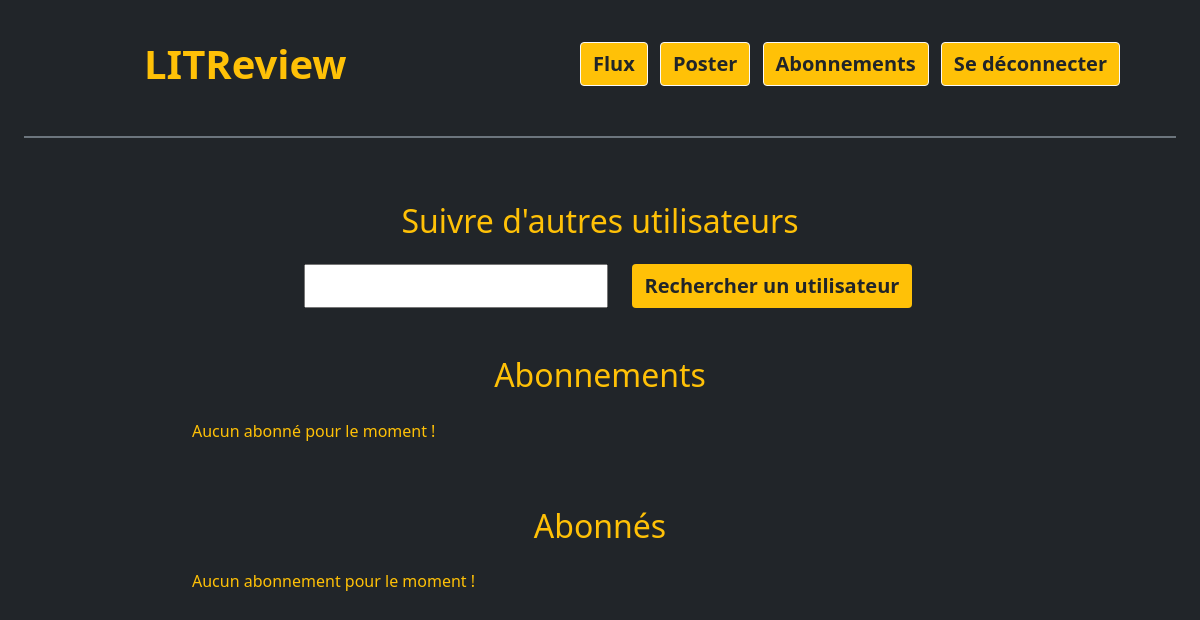
The page /reviews/subscriptions (signed in) on the database as committed earlier.
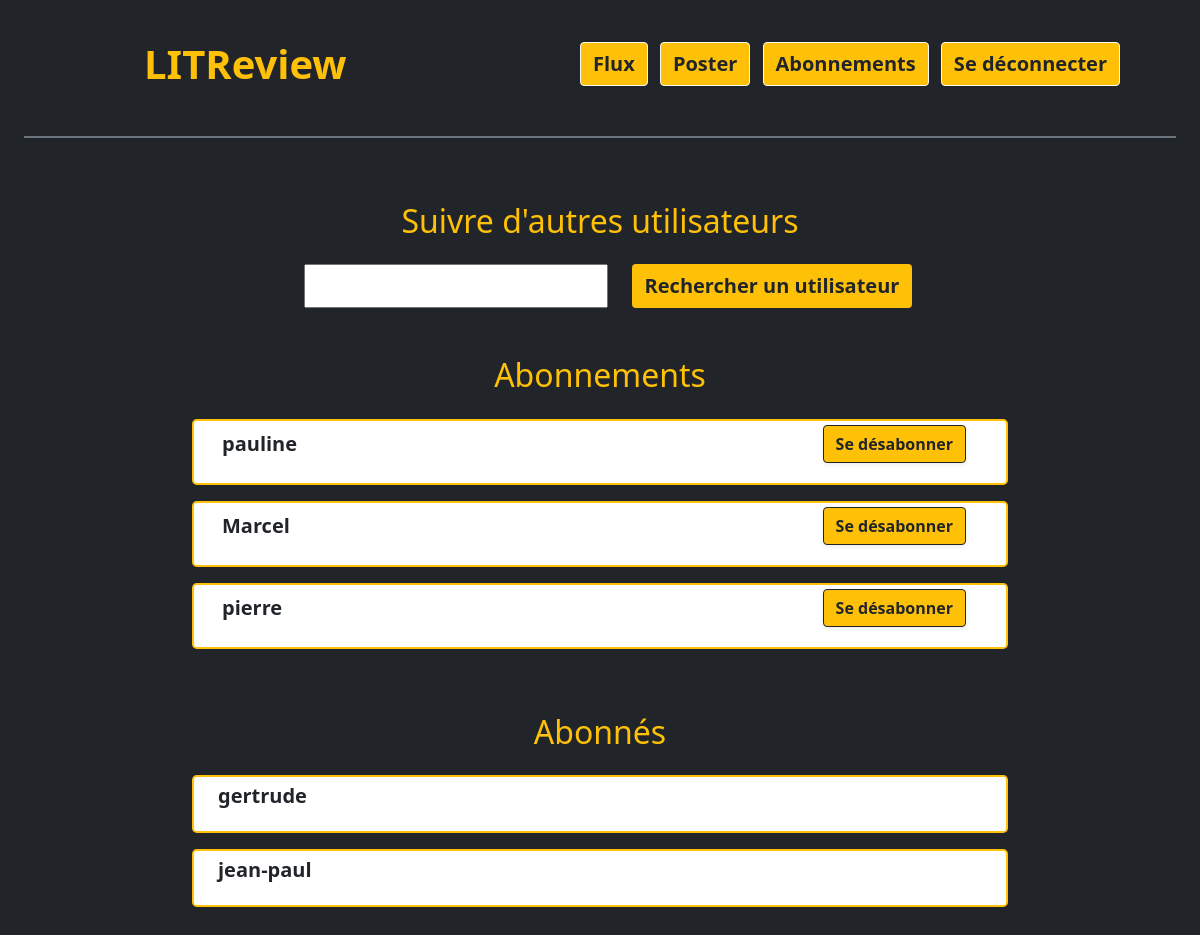
The same page on the database as committed later.
### reviews/models.py (models this page shows)
class UserFollows(models.Model):
    user = models.ForeignKey(
        to=settings.AUTH_USER_MODEL, on_delete=models.CASCADE,
        related_name='following')
    followed_user = models.ForeignKey(to=settings.AUTH_USER_MODEL,
                                    on_delete=models.CASCADE,
                                    related_name='followed_by')
    class Meta:
        unique_together = ('user', 'followed_user')

### reviews/views.py (the view, shortened to what this page needs)
# urls.py: path('subscriptions', views.subscriptions, name='subscriptions'),
@login_required
def subscriptions(request):
    following = UserFollows.objects.filter(followed_user__id__contains=request.user.id)
    followed = UserFollows.objects.filter(user__id__contains=request.user.id)
    friends = user_follows(request)
    """Shows followers and followees, with a search function."""
    return render(request, 'reviews/subscriptions.html', {"following": following,
                "followed": followed})

### reviews/models.py (called while the page is built)
def user_follows(request):
    follows = UserFollows.objects.filter(user__id__contains=request.user.id)
    friends = [followed.followed_user.id for followed in follows]
    return(friends)

### templates/reviews/subscriptions.html (shortened to what this page needs)
{% extends "base_rev.html" %}
{% block content %}
    <section class="d-flex flex-column align-items-center mx-5">
      <section class="my-4">
        <h2 class="d-flex justify-content-center mb-4">Suivre d'autres utilisateurs</h2>
          <form class="d-flex align-item-center action="{% url 'subscriptions' %}" method="POST">
            <input type="text" name="username" class="mx-4 fs-5">
            <input type="submit" name="submit" class="btn btn-outline-white text-dark bg-warning me-2 fs-5 fw-bold" value="Rechercher un utilisateur">
          </form>
      </section>
      <section class="my-4 container-auto w-75">
        <h2 class="d-flex justify-content-center mb-4">Abonnements</h2>
        {% if followed|length == 0 %}
          <p>Aucun abonné pour le moment !</p>
        {% endif %}
        {% for relationship in followed %}
          <div class="d-flex flex-row flex-wrap align-items-end container-auto px-4 py-1 card mb-3 rounded-3 border border-2 border-warning bg-white text-dark">
            <p class="me-auto p-1 fs-5 fw-bold">{{relationship.followed_user}}</p>
            <form action="unfollow/{{relationship.id}}/" method="post">
                <p><input type="submit" value="Se désabonner" class="btn btn-outline-dark text-dark bg-warning shadow-sm me-3 fs-6 fw-bold"/>
            </form>
            </div>
        {% endfor %}
      </section>
      <section class="my-4 container-auto w-75">
        <h2 class="d-flex justify-content-center mb-4">Abonnés</h2>
        {% if following|length == 0 %}
          <p>Aucun abonnement pour le moment !</p>
        {% endif %}
        {% for relationship in following %}
            <div class="d-flex flex-row flex-wrap container-auto px-4 py-1 card mb-3 rounded-3 border border-2 border-warning bg-white text-dark">
              <div class="me-2  fs-5 fw-bold"><p>{{relationship.user}}</p></div>
            </div>
        {% endfor %}
      </section>
    </section>
{% endblock content %}

### templates/base_rev.html (shortened to what this page needs)
<!DOCTYPE html>
<head>
  <html lang="fr">
  <link href="https://cdn.jsdelivr.net/npm/bootstrap@5.1.1/dist/css/bootstrap.min.css" rel="stylesheet">
  {% load static %}
  <link rel="stylesheet" type="text/css" href="{% static 'reviews/style.css' %}">
</head>
<body class="bg-dark mx-2 text-warning">
  <header class="p-3 bg-dark text-warning">
      <div class="d-flex flex-wrap align-items-center justify-content-center justify-content-lg-start pb-4 mb-4 border-bottom border-secondary border-2">
        <a href="/" class="d-flex align-items-center mb-2 mb-lg-0 text-hellow text-decoration-none">
          <svg class="bi me-2" width="40" height="32" role="img" aria-label="Bootstrap"><use xlink:href="#bootstrap"/></svg>
        </a>
        <ul class="nav col-12 col-lg-auto me-lg-auto mb-2 justify-content-center mb-md-0">
          <h1 class="m-4 px-5"><a class="text-decoration-none fw-bold text-warning" href="{% url 'own_posts' %}">LITReview</a></h1>
        </ul>
        <div class="text-end px-5">
          <button type="button" class="btn btn-outline-light text-dark bg-warning me-2 fs-5 fw-bold", onClick="window.location.href='{% url 'feed' %}'">Flux</button>
          <button type="button" class="btn btn-outline-light text-dark bg-warning me-2 fs-5 fw-bold", onClick="window.location.href='{% url 'new_ticket' %}'">Poster</button>
          <button type="button" class="btn btn-outline-light text-dark bg-warning me-2 fs-5 fw-bold", onClick="window.location.href='{% url 'subscriptions' %}'">Abonnements</button>
          <button type="button" class="btn btn-outline-light text-dark bg-warning me-2 fs-5 fw-bold" onClick="window.location.href = '{% url 'logout' %}'">Se déconnecter</button>
        </div>
      </div>
  </header>
  {% block content %}
  {% endblock content %}
</body>

Rows that differ between the two databases and show on the page:
added UserFollows: followed_user "pauline", shown under "Abonnements"
added UserFollows: followed_user "Marcel", shown under "Abonnements"
added UserFollows: followed_user "pierre", shown under "Abonnements"
added UserFollows: user "gertrude", shown under "Abonnés"
added UserFollows: user "jean-paul", shown under "Abonnés"
Other text that changed with them:
text no longer shown: "Aucun abonné pour le moment ! Aucun abonnement pour le moment !"
